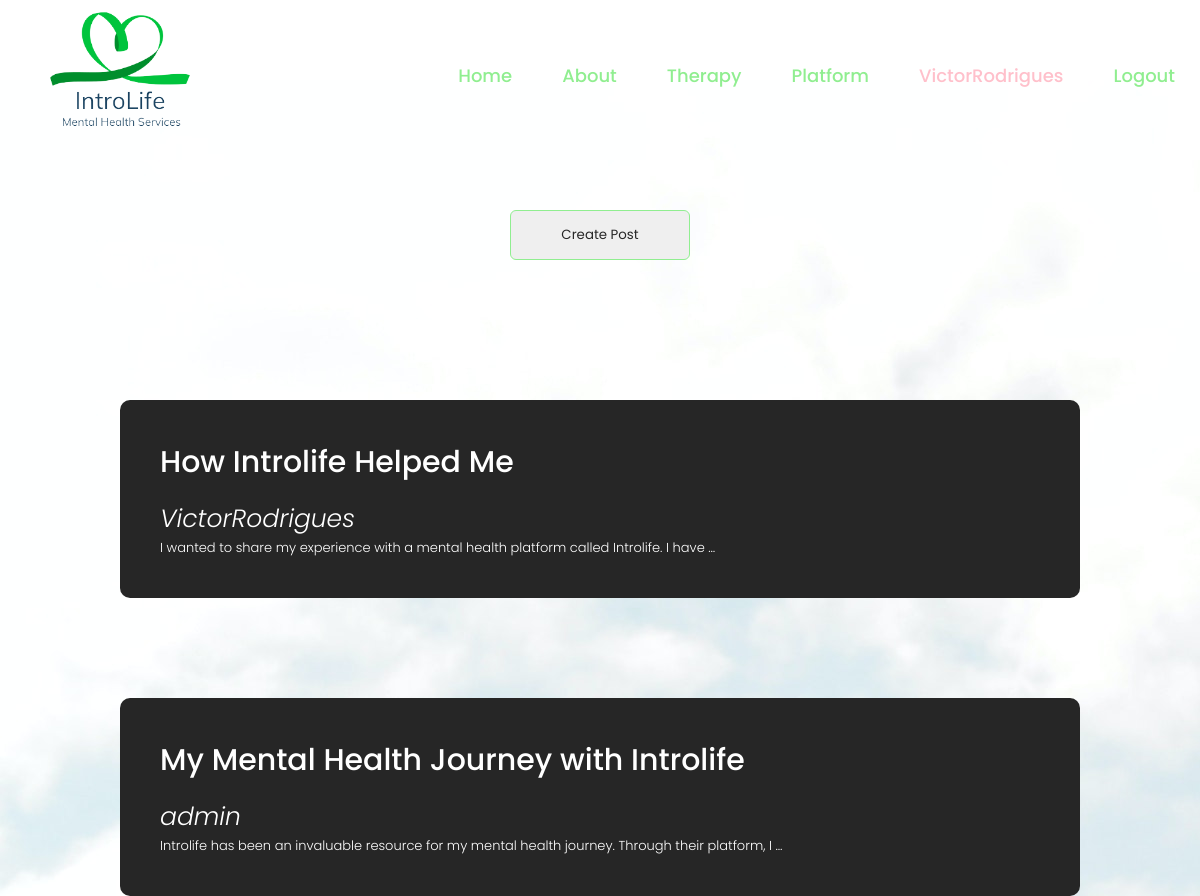
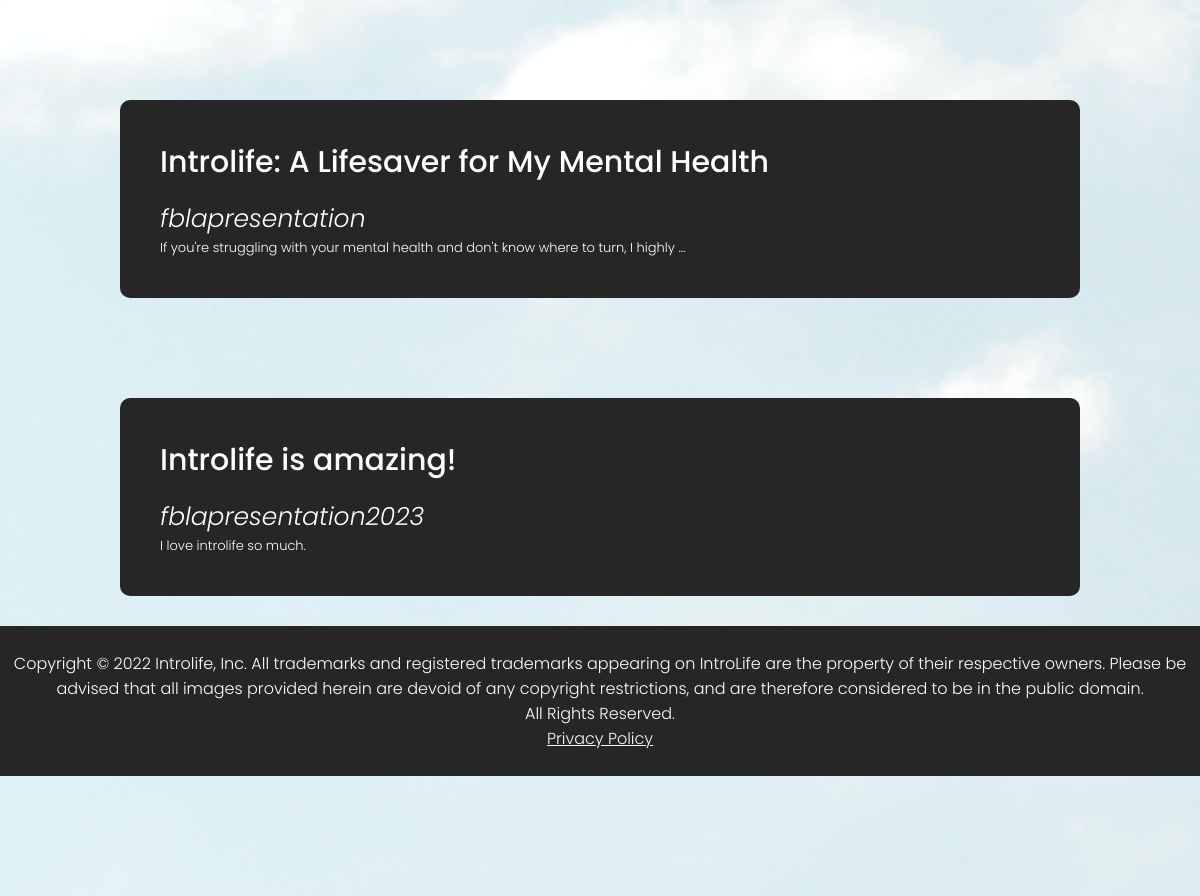
/platform/ (signed in), run on the app's committed database (2 pictures, top to bottom).
### introlife_app/models.py (models this page shows, shortened)
class Post(models.Model):
    title = models.CharField(max_length = 100)
    date = models.DateTimeField(auto_now_add = True)
    author = models.ForeignKey(User, on_delete = models.CASCADE)
    body = models.TextField()
    slug = models.SlugField(unique = True, null = True)
    def get_absolute_url(self):
        return reverse('post_detail', kwargs = {'slug' : self.slug})

### introlife_app/views.py (the view)
# urls.py: path('platform/', views.platform, name = 'platform'),
def platform(request):
    post = Post.objects.all()
    paginator = Paginator(post, 1)
    page_number = request.GET.get('page')
    page_obj = paginator.get_page(page_number)
    return render(request, "platform.html", {"post" : post, "page_obj" : page_obj})

### introlife_app/templates/platform.html
{% extends 'base.html' %}
{% block introchat_content %}
<a href="{% url 'createpost' %}" style="text-decoration:none; cursor: grab;">
        <button class = "btn btn-primary">Create Post</button>
</a>
{% for post in post %}
<div id = "services">
        <div class = "container">
                        <div class="services-list">
                                <a href="{{ post.get_absolute_url }}", style = "text-decoration:none; color:white;">
                                        <div>
                                                <h2>{{ post.title }}</h2>
                                                <p><i  style = "font-size:25px;">{{ post.author }}</i></p>
                                                <p>{{ post.body|truncatewords:15 }}</p>
                                            </div>
                                </a>
        </div>
</div>
{% endfor %}
{% endblock introchat_content %}

### introlife_app/templates/base.html (shortened to what this page needs)
{% load static %}
<!DOCTYPE html>
<html lang = "en">
    <head>
    <link rel = "stylesheet" href = "{% static 'style.css' %}">
    </head>
    <link rel = "stylesheet" href = "{% static 'style.css' %}" >
<section style = "background-image: url('../static/images/background1.jpg');">
    <body >
        <header id = "navToolbar3" >
            <nav id = "navToolbar2" >
              <img src = "{% static 'images/IntroLifeLogo.png' %}" class = "logo"/>
              <ul id = "navToolbar" >
                <li class = "toolbar"><a href = "{% url 'home' %}" style = "color:lightgreen;">Home</a></li>
                    <li class = "toolbar"><a href = "{% url 'about' %}" style = "color:lightgreen;">About</a></li>
                    {% if user.is_authenticated %}
                    <li class = "toolbar""><a href = "{% url 'therapy' %}" style = "color:lightgreen;">Therapy</a></li>
                    <li class = "toolbar"><a href="{% url 'platform' %}" style = "color:lightgreen;">Platform</a></li>
                    <li class = "toolbar" style = "color:pink;"><a style = "color:pink;">{{ user.username }}</a></li>
                    <li class = "toolbar"><a href = "{% url 'logout' %}" style = "color:lightgreen;">Logout</a></li>
                    {% else %}
                    <li class = "toolbar"><a href = "{% url 'signup' %}" style = "color:lightgreen;">Sign Up</a></li>
                    <li class = "toolbar"><a href = "{% url 'login' %}" style = "color:lightgreen;">Login</a></li>
                    {% endif %}
              </ul>
            </nav>
          </header>
        <nav>
         </nav>
            {% block introchat_content %}
            {% endblock %}
    </body>
    <footer>
        <div class="copyright">
            <p>Copyright © 2022 Introlife, Inc. All trademarks and registered trademarks appearing on IntroLife are the property of their respective owners. Please be advised that all images provided herein are devoid of any copyright restrictions, and are therefore considered to be in the public domain.</p>
            <p>All Rights Reserved.</p>
            <p><a href="{% url 'privacypolicy' %}" style = "color:aliceblue;">Privacy Policy</a></p>
        </div>
    </footer>
  </section>
    </body>
</html>

### introlife_app/static/style.css (style rules this page uses)
* { margin: 0; padding: 0; font-family: 'Poppins', 'sans-serif'; box-sizing: border-box; }
nav { background: aliceblue; }
#navToolbar2 { background: white; }
#navToolbar3 { background: white; }
.logo { position: relative; bottom: 80px; right: 150px; width: 300px; height: auto; }
#navToolbar { position: absolute; right: 0px; top: 30px; }
header a { text-decoration: none; }
header { padding: 0 20px; background-color: #1d1f1d; height: 50px; display: flex; justify-content: space-between; }
ul { list-style: none; height: 100%; display: flex; align-items: center; justify-content: space-around; }
ul a { color: white; }
ul li { padding: 0px; margin-left: 10px; }
nav { display: flex; height: 80px; width: 100%; background: transparent; align-items: center; justify-content: space-between; padding: 0 50px 0 100px; flex-wrap: wrap; }
nav ul { display: flex; flex-wrap: wrap; list-style: none; }
nav ul li a { top: 5px; bottom: 30px; color: #f2f2f2; text-decoration: none; font-size: 18px; font-weight: 500; padding: 0px 5px; border-radius: 5px; transition: all 0.3s ease; }
header { position: relative; left: 0; top: 0; width: 1005; height: 80px; }
body { background: white; color: #262626; }
.container { padding: 10px 10%; }
nav { display: flex; align-items: center; justify-content: space-between; flex-wrap: wrap; }
nav ul li { display: inline-block; list-style: none; margin: 10px 20px; }
nav ul li a { color: #fff; text-decoration: none; font-size: 18px; position: relative; }
#services { padding: 30px 0; }
.services-list { display: grid; grid-template-columns: repeat(auto-fit, minmax(250px, 1fr)); grid-gap: 40px; margin-top: 50px; }
.services-list div { background: #262626; padding: 40px; font-size: 13px; font-weight: 300; border-right: 10px; border-radius: 10px; transition: background 0.5s, transform 0.5s; }
.services-list div i { font-size: 50px; margin-bottom: 30px; }
.services-list div h2 { font-size: 30px; font-weight: 500; margin-bottom: 15px; }
.copyright { width: 100%; text-align: center; padding: 25px 0; background: #262626; font-weight: 300; margin-top: 20px; color: #fff; }
.btn { display: block; margin: 50px auto; width: fit-content; border: 1px solid lightgreen; padding: 14px 50px; border-radius: 6px; text-decoration: none; color: #262626; transition: background 0.5s; }
.copyright { width: 100%; text-align: center; padding: 25px 0; background: #262626; font-weight: 300; margin-top: 20px; }

### data on the page
Post: title "How Introlife Helped Me", author "VictorRodrigues", body "I wanted to share my experience with a mental health platform called Introlife. I have …"
Post: title "My Mental Health Journey with Introlife", author "admin", body "Introlife has been an invaluable resource for my mental health journey. Through their platform, I …"
Post: title "Introlife: A Lifesaver for My Mental Health", author "fblapresentation", body "If you're struggling with your mental health and don't know where to turn, I highly …"
Post: title "Introlife is amazing!", author "fblapresentation2023", body "I love introlife so much."

### other printed values
{{ user.username }} "VictorRodrigues"
